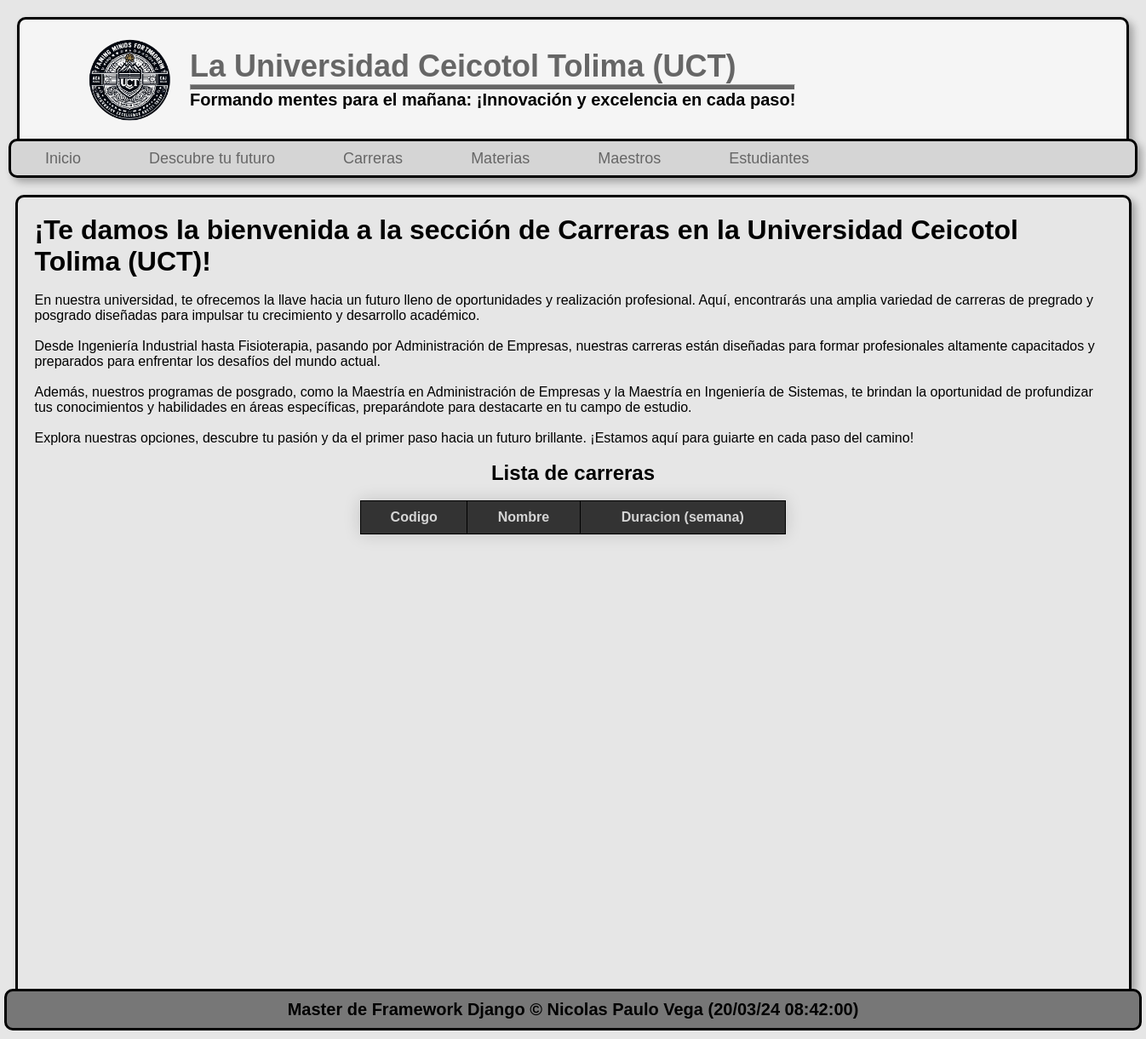
Before: /carreras/ with the older database file.
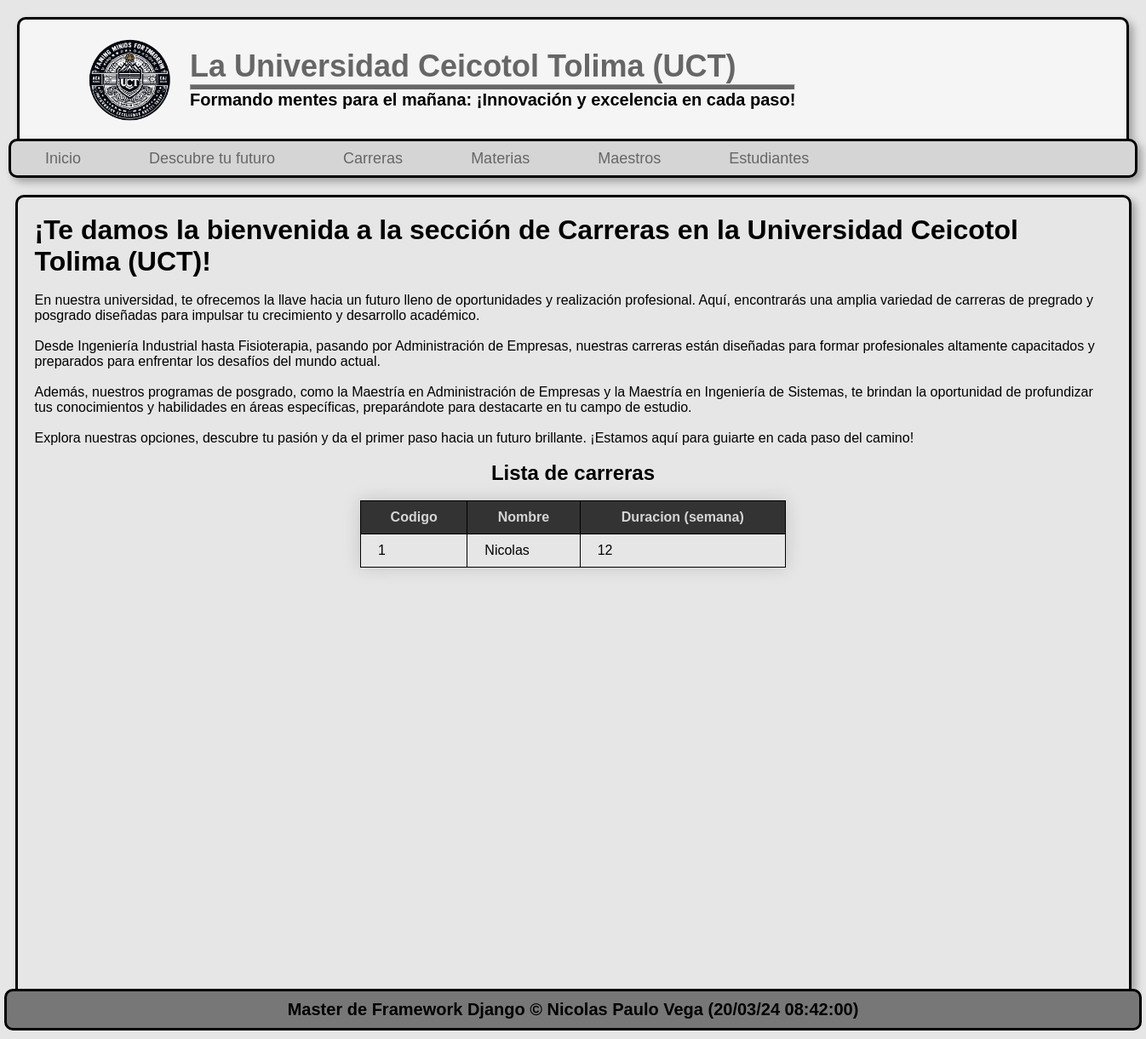
After: the same page with the newer database file.
### pagina/models.py (models this page shows, shortened)
class Careers(models.Model):
    code = models.AutoField(primary_key=True, verbose_name="codigo")
    name = models.CharField(max_length=150, verbose_name="nombre")
    duration = models.PositiveIntegerField(verbose_name="Duracion en la carrera")
    class Meta:
        verbose_name="Carrera"
        verbose_name="Carreras"

### pagina/views.py (the view)
# urls.py: path('carreras/', pagina.views.careers, name="careers"),
def careers(request):
    career = Careers.objects.order_by('code')
    return render(request, 'careers.html',{
        'career': career
    })

### pagina/templates/careers.html (shortened to what this page needs)
{% extends "layout.html" %}
{% load static %}
{% block content %}
    <h1>¡Te damos la bienvenida a la sección de Carreras en la Universidad Ceicotol Tolima (UCT)!</h1>
    <br>
    <p>En nuestra universidad, te ofrecemos la llave hacia un futuro lleno de oportunidades y realización profesional. Aquí, encontrarás una amplia variedad de carreras de pregrado y posgrado diseñadas para impulsar tu crecimiento y desarrollo académico.</p>
    <br>
    <p>Desde Ingeniería Industrial hasta Fisioterapia, pasando por Administración de Empresas, nuestras carreras están diseñadas para formar profesionales altamente capacitados y preparados para enfrentar los desafíos del mundo actual.</p>
    <br>
    <p>Además, nuestros programas de posgrado, como la Maestría en Administración de Empresas y la Maestría en Ingeniería de Sistemas, te brindan la oportunidad de profundizar tus conocimientos y habilidades en áreas específicas, preparándote para destacarte en tu campo de estudio.</p>
    <br>
    <p>Explora nuestras opciones, descubre tu pasión y da el primer paso hacia un futuro brillante. ¡Estamos aquí para guiarte en cada paso del camino!</p>
    <br>
    <h2 class="carreras-h2">Lista de carreras</h2>
    <br>
    <div class="lista-carreras">
        <table class="tabla-carreras">
            <thead>
                    <tr>
                    <th>Codigo</th>
                    <th>Nombre</th>
                    <th>Duracion (semana)</th>
                </tr>
            </thead>
            <tbody>
                {% for careers in career %}
                <tr>
                    <td>{{ careers.code }}</td>
                    <td>{{ careers.name }}</td>
                    <td>{{ careers.duration }}</td>
                </tr>
                {% endfor %}
            </tbody>
        </table>
    </div>
{% endblock  %}

### pagina/templates/layout.html (shortened to what this page needs)
{% load static %}
<!DOCTYPE html>
<html lang="en">
<head>
    <link rel="stylesheet" href="{% static 'css/style.css' %}">
</head>
<body>
    <header>
        <div class="logotipo">
            <img src="{% static 'img/logo(school).png' %}">
            <div class="titulo_slogan">
                <h1>La Universidad Ceicotol Tolima (UCT)</h1>
                <hr>
                <h4>Formando mentes para el mañana: ¡Innovación y excelencia en cada paso!</h4>
            </div>
        </div>
    </header>
    <nav>
        <ul>
            <li><a href="{% url "index" %}">Inicio</a></li>
        </ul>
        <ul>
            <li><a href="{% url "future" %}">Descubre tu futuro</a></li>
        </ul>
        <ul>
            <li><a href="{% url "careers" %}">Carreras</a></li>
        </ul>
        <ul>
            <li><a href="{% url "courses" %}">Materias</a></li>
        </ul>
        <ul>
            <li><a href="{% url "teachers" %}">Maestros</a></li>
        </ul>
        <ul>
            <li><a href="{% url "students" %}">Estudiantes</a></li>
        </ul>
    </nav>
    <div id="contenido">
        <div class="box">
            {% block content %}
            {% endblock %}
        </div>
    </div>
    <footer>
        Master de Framework Django &copy; Nicolas Paulo Vega ({% now 'd/m/y h:i:s' %})
    </footer>
</body>
</html>

### pagina/static/css/style.css (style rules this page uses)
* { margin: 0px; padding: 0px; font-family: Arial, Helvetica, sans-serif; }
body { background-color: #E6E6E6; }
header { background-color: #F5F5F5; color: #666666; margin: 0px auto; align-items: center; width: 1300px; height: 140px; box-shadow: 5px 5px 10px rgba(0, 0, 0, 0.3); border-top: 3px solid black; border-left: 3px solid black; border-right: 3px solid black; margin-top: 20px; border-radius: 10px 10px 0px 0px; }
.logotipo { padding-left: 40px; padding-right: 40px; display: flex; align-items: center; }
.logotipo img { padding: 20px; padding-left: 40px; width: 100px; }
.logotipo .titulo_slogan h1 { font-size: 36px; }
.logotipo .titulo_slogan hr { height: 5px; background-color: #666666; }
.logotipo .titulo_slogan h4 { font-size: 20px; color: black; }
nav { background-color: #D5D5D5; color: #666666; margin: 0px auto; width: 1320px; height: 40px; display: flex; font-size: 18px; box-shadow: 5px 5px 10px rgba(0, 0, 0, 0.3); border: 3px solid black; border-radius: 10px; }
nav ul { line-height: 40px; float: left; list-style: none; }
nav ul li a { color: #666666; padding-left: 40px; padding-right: 40px; text-decoration: none; }
#contenido { border-radius: 10px 10px 0px 0px; border-top: 3px solid black; border-left: 3px solid black; border-right: 3px solid black; width: 1305px; min-height: 930px; margin: 20px auto 0px auto; box-shadow: 5px 5px 10px rgba(0, 0, 0, 0.3); }
footer { background-color: #777777; width: 1330px; height: 23px; margin: 0 auto; text-align: center; font-size: 20px; padding-top: 10px; padding-bottom: 10px; border: 3px solid black; border-radius: 10px; margin-bottom: 10px; color: black; font-weight: bold; }
.box { padding: 20px; }
.tabla-materias th, td { border: 1px solid black; padding: 10px 20px; }
.tabla-carreras { border-collapse: collapse; margin: 30px 0; font-size: 1em; font-family: Arial, Helvetica, sans-serif; min-width: 500px; box-shadow: 0 0 20px rgba(0, 0, 0, 0.15); margin: 0 auto; }
.tabla-carreras thead tr { background-color: #333333; color: #D5D5D5; text-align: middle; }
.tabla-carreras th, td { border: 1px solid black; padding: 10px 20px; }
.carreras-h2 { text-align: center; }

Changed rows visible on the page:
added Careers: code "1", name "Nicolas", duration "12"
